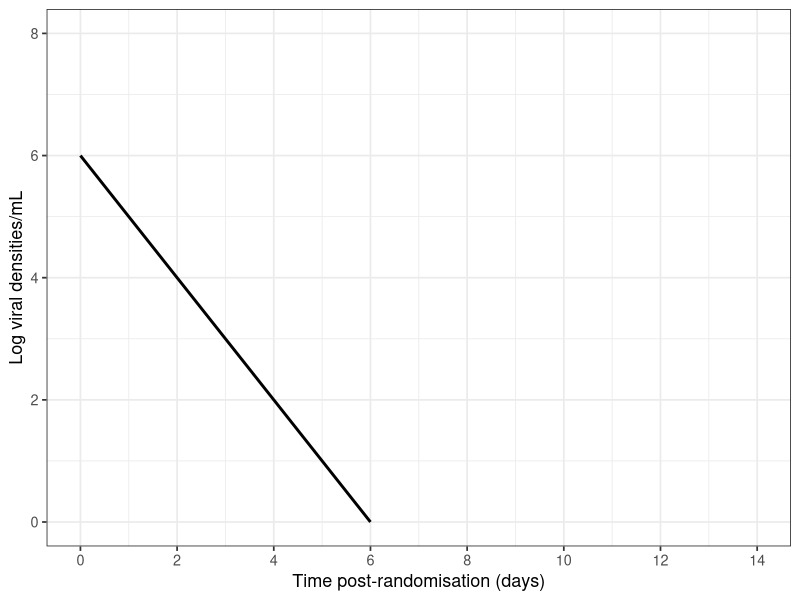

Recreate this plot in R.
library(ggpubr)

single_exp <- function(a0, alpha, tmax){
  time = seq(0,tmax,0.1)
  
  res =  data.frame(time = time,
                    y = a0 - alpha * time
  )
  
  G <- ggplot(res, aes(x = time)) +
    geom_line(aes(y = y), linewidth = 1) +
  #  geom_line(aes(y = y1), linewidth = 0.5, col = "red", linetype = "dashed") +
  # geom_line(aes(y = y2), linewidth = 0.5, col = "blue", linetype = "dashed") +
    ylim(0, 8) +
    theme_bw(base_size = 13) +
    scale_x_continuous(breaks = seq(0,tmax, 2), limits = c(0,tmax)) +
    xlab("Time post-randomisation (days)") +
    ylab("Log viral densities/mL")
  
  return(G)
  
}


png("Plots/single_exponential_example.png", width = 4, height = 4, units = "in", res = 350)
single_exp(a0 = 6, alpha = 1, tmax = 14)
dev.off()
